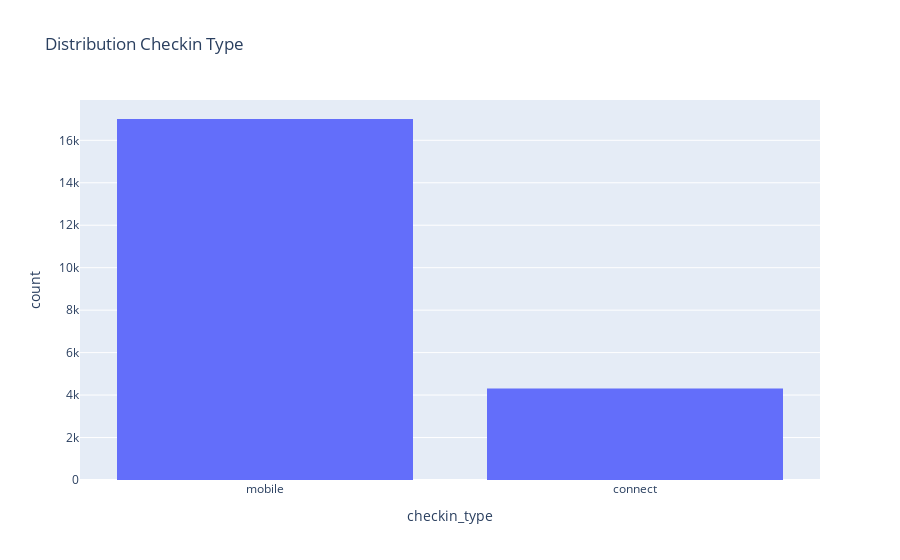
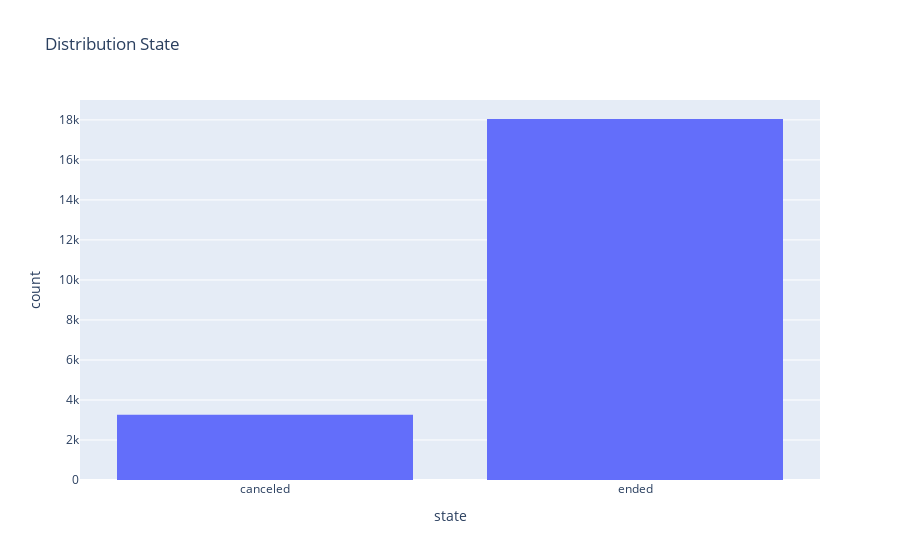

Write notebook code for charts like these, in order.
### Markdown cell above
# EDA

### Code cell
# Distribution des types de checkin
fig1 = px.histogram(get_around_data, x='checkin_type', title='Distribution Checkin Type')
fig1.show()

# Distribution des états de location
fig2 = px.histogram(get_around_data, x='state', title='Distribution State')
fig2.show()

### Figure 1 — Plotly figure (JSON) as saved in the notebook; plotly's stock layout.template omitted (floating-point values rounded to 4 significant figures; data arrays with more than 128 entries replaced by an {"elided": "..."} marker saying what was removed)
{"data": [{"bingroup": "x", "hovertemplate": "checkin_type=%{x}<br>count=%{y}<extra></extra>", "legendgroup": "", "marker": {"color": "#636efa", "pattern": {"shape": ""}}, "name": "", "orientation": "v", "showlegend": false, "type": "histogram", "x": {"elided": "21310 str values"}, "xaxis": "x", "yaxis": "y"}], "layout": {"barmode": "relative", "legend": {"tracegroupgap": 0}, "title": {"text": "Distribution Checkin Type"}, "xaxis": {"anchor": "y", "domain": [0, 1], "title": {"text": "checkin_type"}}, "yaxis": {"anchor": "x", "domain": [0, 1], "title": {"text": "count"}}}}

### Figure 2 — Plotly figure (JSON) as saved in the notebook; plotly's stock layout.template omitted (floating-point values rounded to 4 significant figures; data arrays with more than 128 entries replaced by an {"elided": "..."} marker saying what was removed)
{"data": [{"bingroup": "x", "hovertemplate": "state=%{x}<br>count=%{y}<extra></extra>", "legendgroup": "", "marker": {"color": "#636efa", "pattern": {"shape": ""}}, "name": "", "orientation": "v", "showlegend": false, "type": "histogram", "x": {"elided": "21310 str values"}, "xaxis": "x", "yaxis": "y"}], "layout": {"barmode": "relative", "legend": {"tracegroupgap": 0}, "title": {"text": "Distribution State"}, "xaxis": {"anchor": "y", "domain": [0, 1], "title": {"text": "state"}}, "yaxis": {"anchor": "x", "domain": [0, 1], "title": {"text": "count"}}}}
